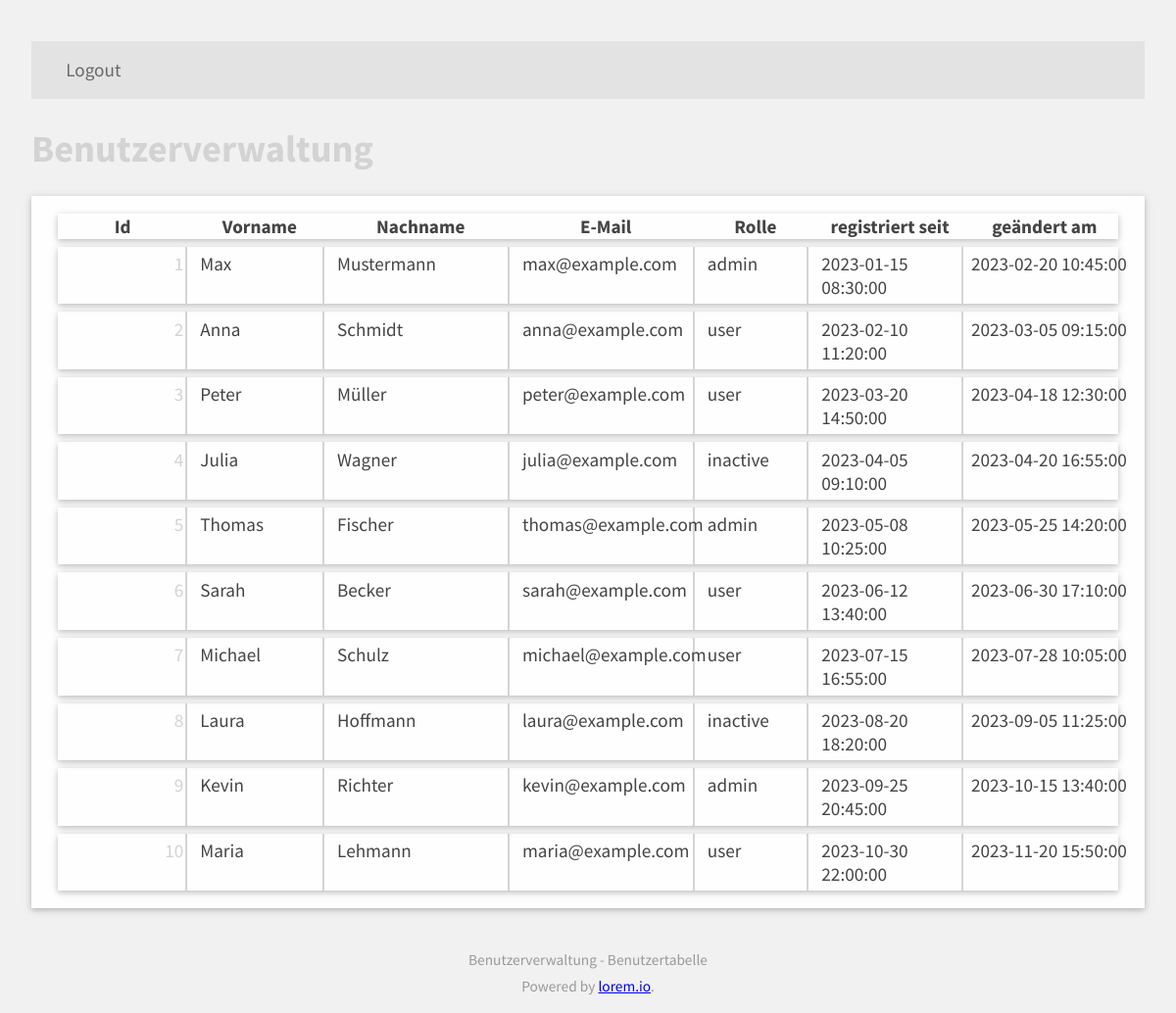
Before: /user_list.php with the older database file.
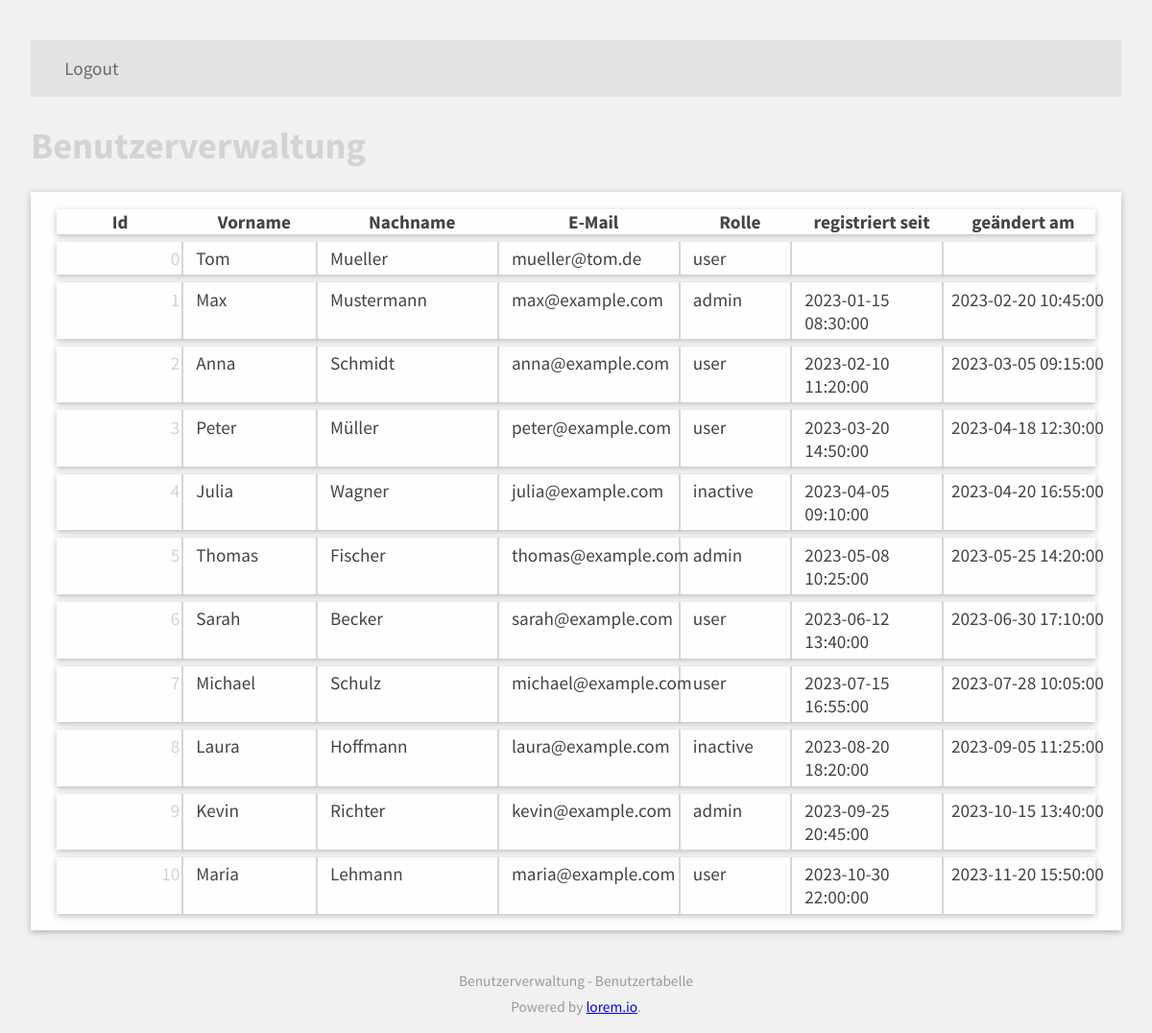
After: the same page with the newer database file.
### tables this page shows
CREATE TABLE `users` (
  `id` int(2) NOT NULL,
  `firstname` varchar(50) DEFAULT NULL,
  `lastname` varchar(30) DEFAULT NULL,
  `email` varchar(40) NOT NULL,
  `password` varchar(15) DEFAULT NULL,
  `role` varchar(8) DEFAULT NULL,
  `created_at` varchar(19) DEFAULT NULL,
  `updated_at` varchar(19) DEFAULT NULL
);

### inc/User.php (called while the page is built, shortened)
<?php
class User
{
    protected static $db;
    public static function setDb(PDO $db)
    {
        self::$db = $db;
    }
    public function getAttributes(): array
    {
        $result = get_object_vars($this);
        return $result;
    }
    public function __set($name, $value)
    {
        $setterName = 'set' . ucfirst($name);
    }
    public static function findAll(): array|NULL
    {
        $db = self::$db;
        $sql = 'SELECT * FROM `users`';
        try {
            $PDOStatement = $db->query($sql);
            $data = $PDOStatement->fetchAll(PDO::FETCH_CLASS, 'User');
        } catch (PDOException $e) {
            echo $e->getMessage(), PHP_EOL;
            exit;
        }
        return $data ?: NULL;
    }
}

### user_list.php (the view, shortened to what this page needs)
<?php
require_once __DIR__ . '/inc/User.php';
$users = User::findAll();
$columnNamesDe = [
    'id' => 'Id',
    'firstname' => 'Vorname',
    'lastname' => 'Nachname',
    'email' => 'E-Mail',
    'role' => 'Rolle',
    'created_at' => 'registriert seit',
    'updated_at' => 'geändert am',
];
?>
<!DOCTYPE html>
<html lang="de">
<head>
    <link href="css/fonts_sourcesanspro.css" rel="stylesheet">
    <link href="css/material-icons.css" rel="stylesheet" type="text/css">
    <link href="css/style.css" rel="stylesheet" type="text/css">
    <link href="css/table.css" rel="stylesheet" type="text/css">
</head>
<body>
    <main id="main">
        <nav id="nav">
            <ul>
                <li><a href="logout.php">Logout</a></li>
            </ul>
        </nav>
        <h1>Benutzerverwaltung</h1>
        <section class="cardbox">
            <table class="user_table">
                <thead>
                    <tr>
                        <?php foreach ($columnNamesDe as $columnName) { ?>
                            <th><?= $columnName ?></th>
                        <?php } ?>
                    </tr>
                </thead>
                <tbody>
                    <?php foreach ($users as $user) { ?>
                        <tr>
                            <?php foreach ($user->getAttributes() as $key => $value) { ?>
                                <?php if($key !== 'password') : ?>
                                    <td><?= $value ?></td>
                                <?php endif; ?>
                            <?php } ?>
                        </tr>
                    <?php } ?>
                </tbody>
            </table>
        </section>
    </main>
    <footer class="footer text-center">
        <p>
            Benutzerverwaltung - Benutzertabelle
        </p>
        <p>
            Powered by <a href="index.php">lorem.io</a>.
        </p>
    </footer>
</body>
</html>

### css/style.css (style rules this page uses)
body, form, div { margin: 0; padding: 0; }
body { font-family: "Source Sans Pro", "Segoe UI ", "Segoe WPC", "Segoe UI", "SFUIText-Light", Tahoma, "Helvetica Neue", Helvetica, Arial, sans-serif; min-height: 100vh; min-width: 345px; width: 100%; padding: 0.5em 1rem; display: grid; grid-template-rows: 1fr auto; grid-template-columns: auto; grid-template-areas: "main""footer"; font-size: 1.2rem; color: #444; background-color: #f1f1f1; }
p { margin: 0.5rem 0; }
nav { display: block; background-color: #e3e3e3; padding: 0.5em 1em; }
#nav { grid-area: nav; margin-bottom: 1em; position: sticky; top: 0; z-index: 100; }
#nav>ul { position: relative; display: flex; justify-content: flex-start; align-items: center; margin: 0; padding: 0; list-style: none; }
h1 { color: #d3d3d3; }
#nav>ul>li>a { display: inline-block; font-size: 1.2rem; padding: 0.5rem 1rem; text-decoration: none; color: #696969; }
#main { grid-area: main; margin-top: 1rem; padding: 1rem; font-size: 1.2rem; width: 100%; }
.cardbox { background-color: #fefefe; margin-bottom: 1em; padding: 0.5em 1em; box-shadow: 0 2px 5px 0 rgba(0, 0, 0, 0.16), 0 2px 10px 0 rgba(0, 0, 0, 0.12); }
#main > section:first-of-type { width: 100%; overflow-x: auto; }
.user_table { border-spacing: 0.5rem; }
.user_table tr { box-shadow: 0 2px 5px 0 rgba(0, 0, 0, 0.16), 0 2px 10px 0 rgba(0, 0, 0, 0.12); }
.user_table td { padding: 0.33rem; border-right: 2px solid rgba(0, 0, 0, 0.16); vertical-align: top; }
.user_table td:first-child { padding: 0.33rem 0.1rem; color: lightgray; text-align: right; }
.user_table td:last-child { white-space: nowrap; border: none; padding-left: 0; padding-right: 0; text-align: center; }
.footer { color: #999999; font-size: 0.8em; }
.text-center { text-align: center; }

### css/table.css (style rules this page uses)
.user_table { width: 100%; table-layout: fixed; }
.user_table th:nth-of-type(3), .user_table th:nth-of-type(4) { width: 17.5%; }
.user_table th:nth-of-type(5) { width: 10.5%; }
.user_table th:nth-of-type(6), .user_table th:nth-of-type(7), .user_table th:nth-of-type(8) { width: 14.5%; }

Changed rows visible on the page:
added users: id "0", firstname "Tom", lastname "Mueller", email "mueller@tom.de", role "user"
